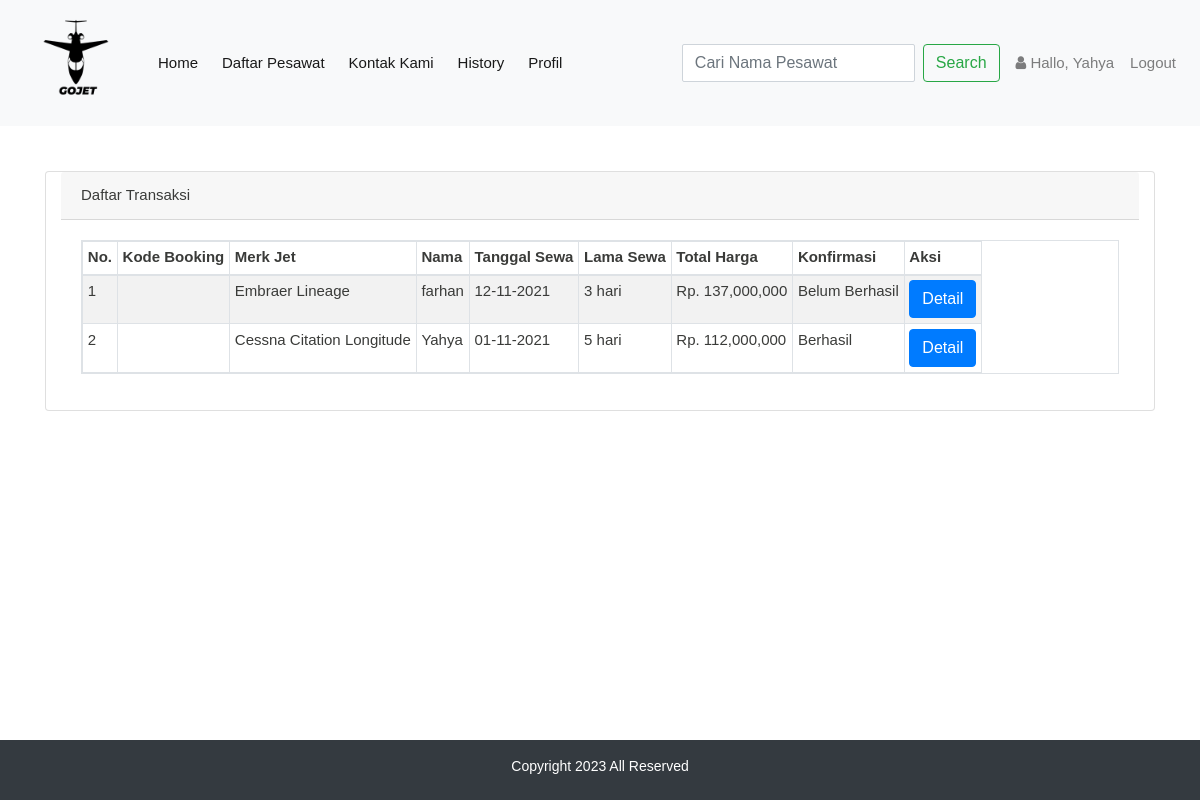
Screenshot of /history.php (signed in) with the database file from the repository.
### tables this page shows
CREATE TABLE `booking` (
  `id_booking` int(15) NOT NULL,
  `kd_booking` varchar(255) NOT NULL,
  `id_login` int(15) NOT NULL,
  `id_jet` int(15) NOT NULL,
  `ktp` varchar(255) NOT NULL,
  `nama` varchar(255) NOT NULL,
  `alamat` varchar(255) NOT NULL,
  `no_tlp` varchar(20) NOT NULL,
  `tanggal` varchar(255) NOT NULL,
  `lama_sewa` int(15) NOT NULL,
  `total_harga` int(15) NOT NULL,
  `konfirmasi_pembayaran` varchar(255) NOT NULL,
  `tgl_input` varchar(255) NOT NULL
);

CREATE TABLE `privat_jet` (
  `id_jet` int(15) NOT NULL,
  `no_seri` varchar(255) NOT NULL,
  `merk` varchar(255) NOT NULL,
  `harga` int(255) NOT NULL,
  `deskripsi` varchar(255) NOT NULL,
  `status` varchar(255) NOT NULL,
  `gambar` text NOT NULL
);

### history.php (the view, shortened to what this page needs)
<?php
    include 'header.php';
    $hasil = $koneksi->query("SELECT privat_jet.merk, booking.* FROM booking JOIN privat_jet ON
    booking.id_jet=privat_jet.id_jet ORDER BY id_booking DESC")->fetchAll();
?>
<br>
<br>
<div class="container" >
    <div class="card col-12">
    <div class="card-header">
        Daftar Transaksi
    </div>
    <div class="card-body">
        <table class="table table-striped table-responsive table-bordered table-sm">
            <thead>
                <tr>
                    <th>No. </th>
                    <th>Kode Booking</th>
                    <th>Merk Jet</th>
                    <th>Nama </th>
                    <th>Tanggal Sewa </th>
                    <th>Lama Sewa </th>
                    <th>Total Harga</th>
                    <th>Konfirmasi</th>
                    <th>Aksi</th>
                </tr>
            </thead>
            <tbody>
                <?php  $no=1; foreach($hasil as $isi){?>
                <tr>
                    <td><?php echo $no;?></td>
                    <td><?= $isi['kode_booking'];?></td>
                    <td><?= $isi['merk'];?></td>
                    <td><?= $isi['nama'];?></td>
                    <td><?= $isi['tanggal'];?></td>
                    <td><?= $isi['lama_sewa'];?> hari</td>
                    <td>Rp. <?= number_format($isi['total_harga']);?></td>
                    <td><?= $isi['konfirmasi_pembayaran'];?></td>
                    <td>
                        <a class="btn btn-primary" href="bayar.php?id=<?= $isi['kode_booking'];?>"
                        role="button">Detail</a>
                    </td>
                </tr>
                <?php $no++;}?>
            </tbody>
        </table>
    </div>
</div>
</div>
<?php include 'footer.php';?>

### assets/css/main.css (style rules this page uses)
html, body { height: 100%; margin: 0; padding: 0; font-family: sans-serif; }
body { background: #fff; color: #3a3b39; font-size: 15px; overflow-x: hidden; }
.container { width: 100%; }
.container { display: flex; flex-wrap: wrap; justify-content: space-between; }
.container { box-sizing: border-box; }

### rows the page displays
booking: id_jet.merk "Embraer Lineage", nama "farhan", tanggal "12-11-2021", lama_sewa "3", total_harga "137,000,000", konfirmasi_pembayaran "Belum Berhasil"
booking: id_jet.merk "Cessna Citation Longitude", nama "Yahya", tanggal "01-11-2021", lama_sewa "5", total_harga "112,000,000", konfirmasi_pembayaran "Berhasil"

### other values shown
$_SESSION['USER']['nama_pengguna'] "Yahya"
